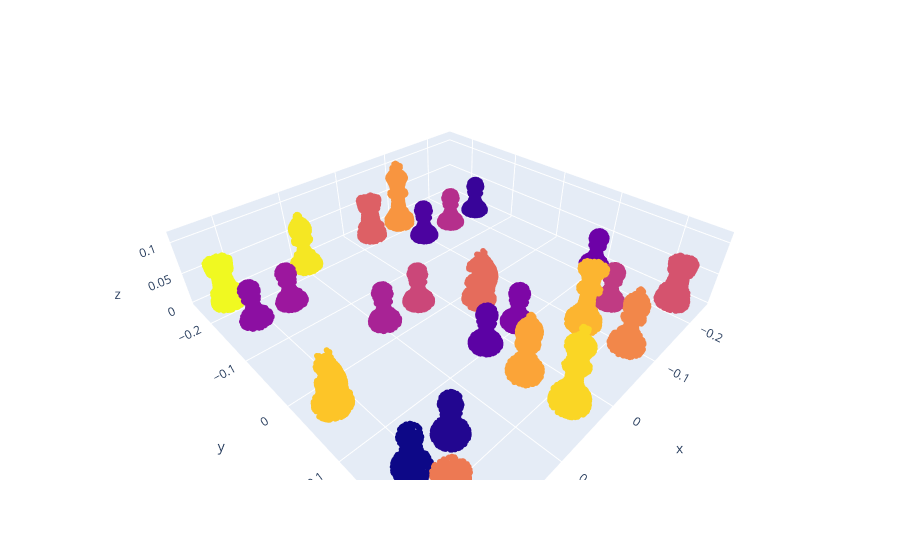

Notebook code for this chart:
### Code cell
# https://www.chess.com/article/view/best-chess-moves
Kholmov_Bronstein = ['e2e4', 'c7c5', 'g1f3',  'g8f6', 'b1c3', 'd7d6', 'd2d4', 'c5d4', 'f3d4',
    'a7a6', 'c1g5', 'e7e6', 'f2f4', 'f8e7', 'd1f3', 'd8c7']

Scholars_Mate = ['e2e4', 'c7c5', 'd1h5', 'b8c6', 'f1c4', 'g8f6']


game_station.play_game(Scholars_Mate)

### Figure 1 — Plotly figure (JSON) as saved in the notebook; plotly's stock layout.template omitted (floating-point values rounded to 4 significant figures; data arrays with more than 128 entries replaced by an {"elided": "..."} marker saying what was removed)
{"data": [{"hovertemplate": "<extra></extra>", "legendgroup": "", "marker": {"color": "#636efa", "symbol": "circle"}, "mode": "markers", "name": "", "scene": "scene", "showlegend": false, "type": "scatter3d"}, {"marker": {"color": {"elided": "25332 int values"}, "size": 2}, "mode": "markers", "type": "scatter3d", "x": {"elided": "25332 float values"}, "y": {"elided": "25332 float values"}, "z": {"elided": "25332 float values"}}], "layout": {"legend": {"tracegroupgap": 0}, "margin": {"t": 60}, "scene": {"aspectmode": "data", "domain": {"x": [0, 1], "y": [0, 1]}}}}
